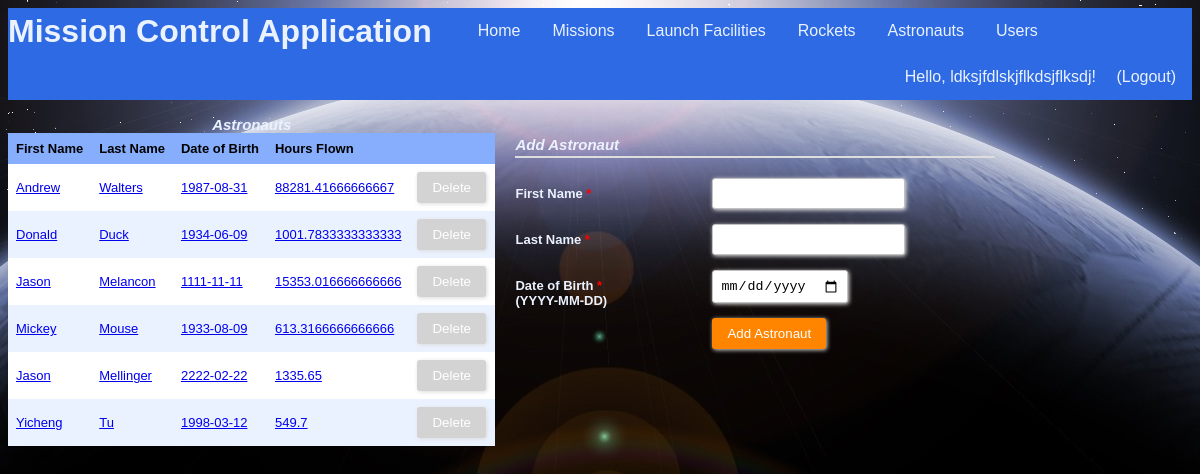
/astronauts (signed in), run on an earlier commit of the app's database.
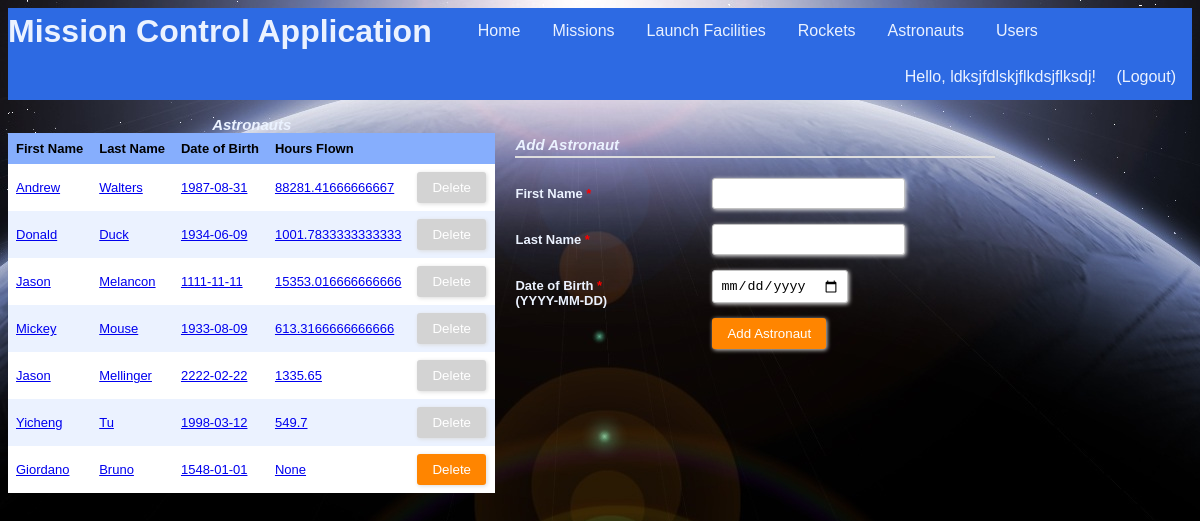
And on a later commit of the database.
### tables this page shows
CREATE TABLE "Users" (
	`uid`	INTEGER NOT NULL PRIMARY KEY AUTOINCREMENT,
	`firstName`	TEXT NOT NULL,
	`lastName`	TEXT NOT NULL,
	`username`	TEXT NOT NULL UNIQUE,
	`password`	TEXT NOT NULL,
	`regTime`	TEXT NOT NULL,
	`lastLoginTime`	TEXT,
	`pid`	INTEGER NOT NULL
);

CREATE TABLE "Astronauts" (
	`aid`	INTEGER NOT NULL PRIMARY KEY AUTOINCREMENT,
	`firstName`	TEXT NOT NULL,
	`lastName`	TEXT NOT NULL,
	`dob`	TEXT NOT NULL
);

### app.py (the view, shortened to what this page needs)
@app.route("/astronauts", methods=["GET", "POST"])
@login_required
def showAstronauts():
    conn = sqlite3.connect(dbPath)
    conn.row_factory = sqlite3.Row
    c = conn.cursor()
    c.execute("SELECT aid, A.aid IN (SELECT aid FROM Crew) AS cannotDelete, firstName, lastName, dob, (SELECT SUM((strftime('%s',M.landTime) - strftime('%s',M.launchTime))/3600.0) FROM Mission M, Crew C WHERE M.mid = C.mid AND C.aid = A.aid) AS hoursFlown FROM Astronauts A")
    results = c.fetchall()
    formInputs = [['firstName', 'text', 'First Name', []], ['lastName', 'text', 'Last Name', []], ['dob', 'date', 'Date of Birth', []]]
    conn.commit()
    conn.close()
    return render_template("astronauts.html", headers=("First Name","Last Name","Date of Birth","Hours Flown"), rows=results, inputs=formInputs)

### app.py (called while the page is built)
@login_manager.user_loader
def load_user(username):
    userRecord = DBgetUser(username)
    if userRecord:
        return User(userRecord["username"], userRecord["password"], True)
    return None

def DBgetUser(username):
    conn = sqlite3.connect(dbPath)
    conn.row_factory = sqlite3.Row
    c = conn.cursor()
    c.execute("SELECT * from Users WHERE username = ?", (username,))
    userRecord = c.fetchone()
    conn.close()
    return userRecord

### templates/astronauts.html (shortened to what this page needs)
{% extends "main_template.html" %}
{% from 'macros.html' import GenerateTable, GenerateFormToAddEntry %}
{% block body %}
<section style="float:left">
	{{ GenerateTable('Astronauts', headers, rows, 'aid') }}
</section>
<section style="float:left">
	{{ GenerateFormToAddEntry('Add Astronaut', inputs) }}
</section>
{% endblock %}

### templates/main_template.html (shortened to what this page needs)
<!DOCTYPE html>
<html>
	<head>
		<link rel="stylesheet" type= "text/css" href="{{ url_for('static', filename='styles.css') }}">
	</head>
	<body>
		<header>
			<ul class="nav">
				<h1 class="nav">Mission Control Application</h1>
				<li class="nav"><a class="nav" href="{{ url_for('index') }}">Home</a></li>
				{% if current_user.is_authenticated %}
				<li class="nav"><a class="nav" href="{{ url_for('showMissions') }}">Missions</a></li>
				<li class="nav"><a class="nav" href="{{ url_for('showFacilities') }}">Launch Facilities</a></li>
				<li class="nav"><a class="nav" href="{{ url_for('showRockets') }}">Rockets</a></li>
				<li class="nav"><a class="nav" href="{{ url_for('showAstronauts') }}">Astronauts</a></li>
				<li class="nav"><a class="nav" href="{{ url_for('showUsers') }}">Users</a></li>
				{% endif %}
				<div class="user-greeting">
					{% if current_user.is_authenticated %}
  						Hello, {{ current_user.id }}!    <a class="nav" href="{{ url_for('showLogout') }}">(Logout)</a>
					{% else %}
						Hello, guest!    <a class="nav" href="{{ url_for('showLogin') }}">Login</a><a class="nav" href="{{ url_for('showSignup') }}">Sign Up</a>
					{% endif %}
				</div>
			</ul>
		</header>
		{% block body %}{% endblock %}
	</body>
</html>

### templates/macros.html (shortened to what this page needs)
{% macro GenerateTable(title, headers, rows, keyName) %}
	{% if rows %}
		<table>
			<caption>
				{{title}}
			</caption>
			<tr>
				{% for header in headers %}
				<th>{{header}}</th>
				{% endfor %}
				<th/>
			</tr>
			{% for row in rows %}
			<tr id ="{{row[keyName]}}">
				{% for value in row %}
					{% if loop.index0 > 1 %}
						<td>
							{% if title == "Astronauts" %}
								<a href="{{ url_for('showAstronautInfo', aid = row[keyName]) }}">{{value|safe}}</a>
							{% else %}
								{{value|safe}}
							{% endif %}
						</td>
					{% endif %}
				{% endfor %}
				{% if row[1] == 1 %}
					{% set disabled = 'disabled' %}
				{% else %}
					{% set disabled = '' %}
				{% endif %}
				<td>
					<div class="form-style-2" style="width:70px; padding: 0px 0px 0px 0px;">
						<form method="post">
							<input type="submit" value="Delete" name="delete.{{ row[0] }}" {{disabled}}/>
						</form>
					</div>
				</td>
			</tr>
			{% endfor %}
		</table>
	{% else %}
		No records found!
	{% endif %}
{% endmacro %}
{% macro GenerateFormToAddEntry(submitButtonText, inputs) %}
	<div class="form-style-2">
	<div class="form-style-2-heading">{{submitButtonText}}</div>
	<form method="post">
		{% for fieldName, fieldType, fieldLabel, optionalValues in inputs %}
			{% if fieldType == 'text' %}
				<label for="{{fieldName}}"><span>{{fieldLabel}} <span class="required">*</span></span><input type="text" class="input-field" name="{{fieldName}}" required/></label>
			{% elif fieldType == 'password' %}
				<label for="{{fieldName}}"><span>{{fieldLabel}} <span class="required">*</span></span><input type="password" class="input-field" name="{{fieldName}}" required/></label>
			{% elif fieldType == 'number' %}
				<label for="{{fieldName}}"><span>{{fieldLabel}} <span class="required">*</span></span><input type="number" class="input-field" name="{{fieldName}}" required/></label>
			{% elif fieldType == 'selectmultiple' %}
				<label for="{{fieldName}}"><span>{{fieldLabel}} <span class="required">*</span></span><select multiple name="{{fieldName}}" class="select-field" required>
				{% for id, displayName in optionalValues %}
					<option value="{{id}}">{{displayName}}</option>
				{% endfor %}
				</select></label>
			{% elif fieldType == 'datetime' %}
				<label for="{{fieldName}}"><span>{{fieldLabel}} <span class="required">*</span></br>(YYYY-MM-DDTHH:MM:SS)</span><input type="datetime-local" class="input-field" name="{{fieldName}}" id="{{optionalValues[0]}}" onchange="changeEnd()" required></label>
			{% elif fieldType == 'date' %}
				<label for="{{fieldName}}"><span>{{fieldLabel}} <span class="required">*</span></br>(YYYY-MM-DD)</span><input type="date" class="input-field" name="{{fieldName}}" required></label>
			{% elif fieldType == 'radio' %}
				<label for="{{fieldName}}"><span>{{fieldLabel}} <span class="required">*</span></span>
				{% for id, displayName in optionalValues %}
					<input type="radio" name="permission" value="{{id}}" required> {{displayName}}
				{% endfor %}
				</label>
			{% endif %}
		{% endfor %}
		<label><span>&nbsp;</span><input type="submit" value="{{submitButtonText}}"/></label>
	</form>
	</div>
{% endmacro %}

### static/styles.css (style rules this page uses)
:root { --light-blue: #EBF2FF; --medium-blue: #86AEFD; --dark-blue: #2D6AE3; }
ul.nav { list-style-type: none; text-align: center; display: block; margin: 0; padding: 0; overflow: hidden; background-color: var(--dark-blue); }
li.nav { float: left; }
a.nav { display: inline-block; color: var(--light-blue); text-align: center; padding: 14px 16px; text-decoration: none; font-family: "Trebuchet MS", Helvetica, sans-serif; }
h1.nav { float: left; margin: 0; padding: 5px 30px 0px 0px; font-family: "Trebuchet MS", Helvetica, sans-serif; color: var(--light-blue); vertical-align: bottom; }
.user-greeting { float: right; list-style-type: none; text-align: center; margin: 0; overflow: hidden; background-color: var(--dark-blue); text-align: center; vertical-align: center; text-decoration: none; font-family: "Trebuchet MS", Helvetica, sans-serif; color: var(--light-blue); }
table { border-collapse: collapse; width: 100%; table-layout: auto; }
th, td { text-align: left; padding: 8px; font: 13px Arial, Helvetica, sans-serif; }
caption { font: 13px Arial, Helvetica, sans-serif; font-weight: bold; font-style: italic; font-size: 15px; color: var(--light-blue); }
tr { background-color: var(--light-blue) }
tr:nth-child(even) { background-color: white }
th { background-color: var(--medium-blue); font-weight: bold; }
.form-style-2 { width: 480px; max-width: 650px; padding: 20px 12px 10px 20px; font: 13px Arial, Helvetica, sans-serif; color: var(--light-blue); }
.form-style-2-heading { font-weight: bold; font-style: italic; border-bottom: 2px solid #ddd; margin-bottom: 20px; font-size: 15px; padding-bottom: 3px; }
.form-style-2 label { display: block; margin: 0px 0px 15px 0px; }
.form-style-2 label > span { width: 40%; font-weight: bold; float: left; padding-top: 8px; padding-right: 5px; }
.form-style-2 span.required { color:red; }
.form-style-2 input.input-field, .form-style-2 .tel-number-field, .form-style-2 .textarea-field, .form-style-2 .select-field { box-sizing: border-box; -webkit-box-sizing: border-box; -moz-box-sizing: border-box; border: 1px solid #C2C2C2; box-shadow: 1px 1px 4px #EBEBEB; -moz-box-shadow: 1px 1px 4px #EBEBEB; -webkit-box-shadow: 1px 1px 4px #EBEBEB; border-radius: 3px; -webkit-border-radius: 3px; -moz-border-radius: 3px; padding: 7px; outline: none; }
.form-style-2 input[type=submit], .form-style-2 input[type=button] { border: none; padding: 8px 15px 8px 15px; background: #FF8500; color: #fff; box-shadow: 1px 1px 4px #DADADA; -moz-box-shadow: 1px 1px 4px #DADADA; -webkit-box-shadow: 1px 1px 4px #DADADA; border-radius: 3px; -webkit-border-radius: 3px; -moz-border-radius: 3px; }
.form-style-2 input[type=submit]:disabled, .form-style-2 input[type=button]:disabled { background: lightgray; color: #fff; }

What changed in the data, as far as the page shows it:
added Astronauts: firstName "Giordano", lastName "Bruno", dob "1548-01-01", row "None"
